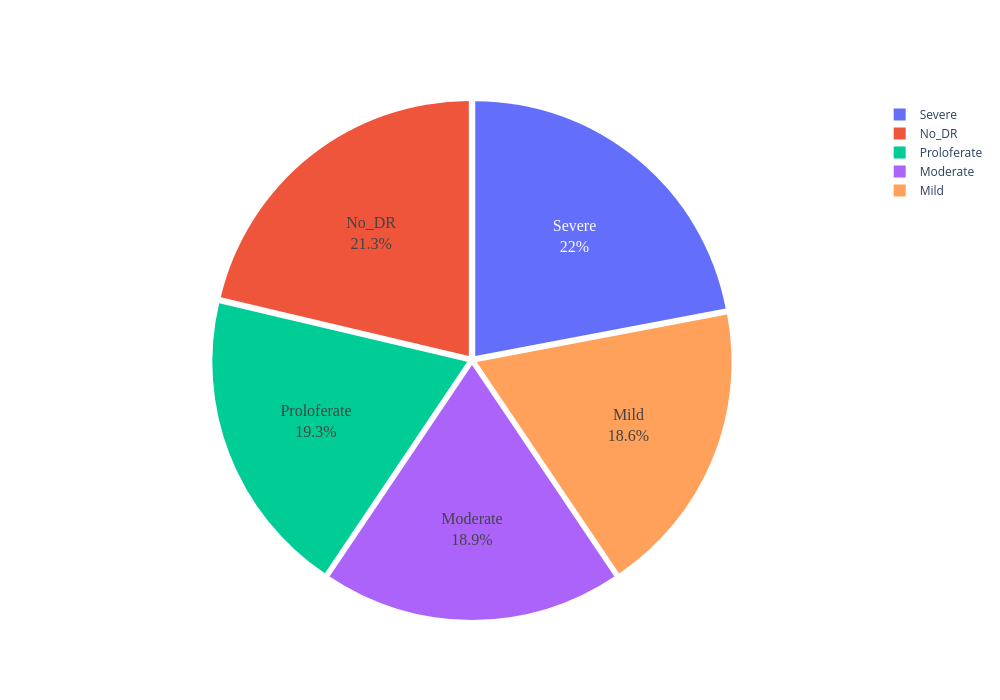

The notebook cell saved with this chart:
### Code cell
import plotly.graph_objects as go

fig = go.Figure(
    data=go.Pie(
        labels=data.class_names,
        values=values,
        textinfo='percent+label',
        pull=[0.02] * len(data.class_names),
        textfont=dict(
            size=16,
            family="Arial Black"  # or "Calibri Bold", "Times New Roman Bold"
        )
    )
)
fig.update_layout(width=1000, height=700)
fig.show()

### Figure 1 — Plotly figure (JSON) as saved in the notebook; plotly's stock layout.template omitted (floating-point values rounded to 4 significant figures)
{"data": [{"labels": ["Mild", "Moderate", "No_DR", "Proloferate", "Severe"], "pull": [0.02, 0.02, 0.02, 0.02, 0.02], "textfont": {"family": "Arial Black", "size": 16}, "textinfo": "percent+label", "type": "pie", "values": [236, 240, 271, 245, 280]}], "layout": {"height": 700, "width": 1000}}
